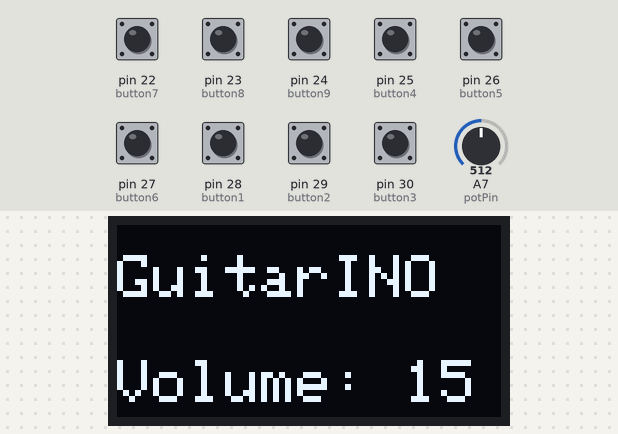
Bench run of a sketch on a simulated Arduino Mega 2560, built with avr-gcc and run on an emulated ATmega2560. Shown: 128×64 one-colour display. The test bench sets the inputs (shaded band); at power-on: pin 22 (button7), pin 23 (button8), pin 24 (button9), pin 25 (button4), pin 26 (button5), pin 27 (button6), pin 28 (button1), pin 29 (button2), pin 30 (button3) HIGH, A7 (potPin) = 512. The audio player accepts every command and is not drawn; what the sketch prints to the serial monitor is not drawn.

Above: at 1.7 s.
1.8 s: pin 24 (button9) pulled LOW for 0.25 s
At 2.3 s:
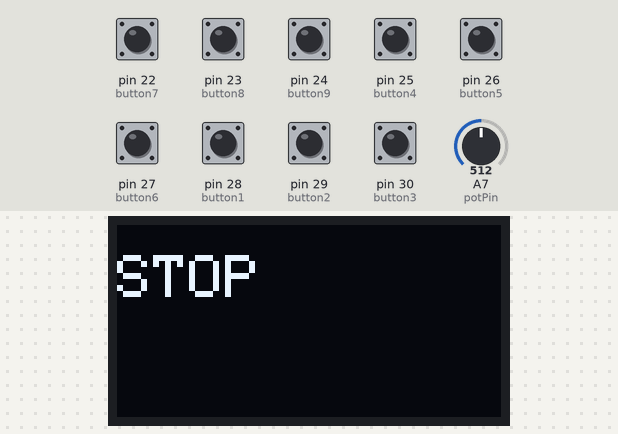
5.0 s: pin 22 (button7) pulled LOW for 0.25 s
At 5.4 s:
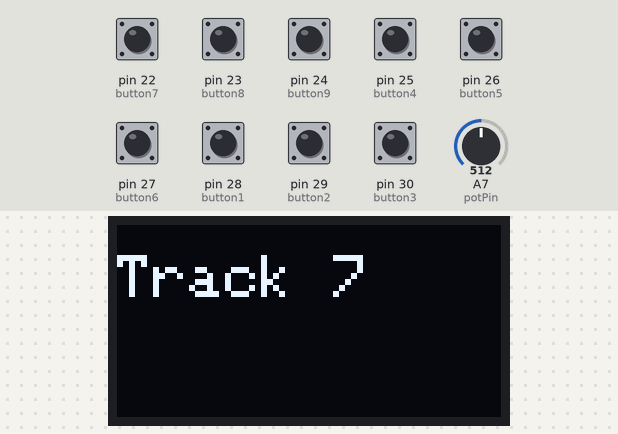
7.0 s: A7 (potPin) set to 716
At 8.4 s:
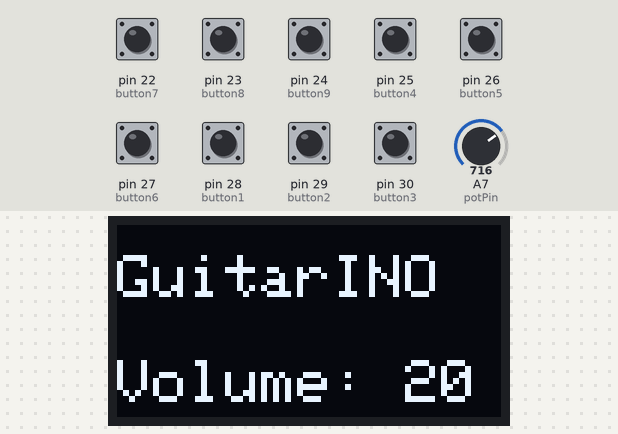
8.7 s: pin 23 (button8) pulled LOW for 0.25 s
At 9.1 s:
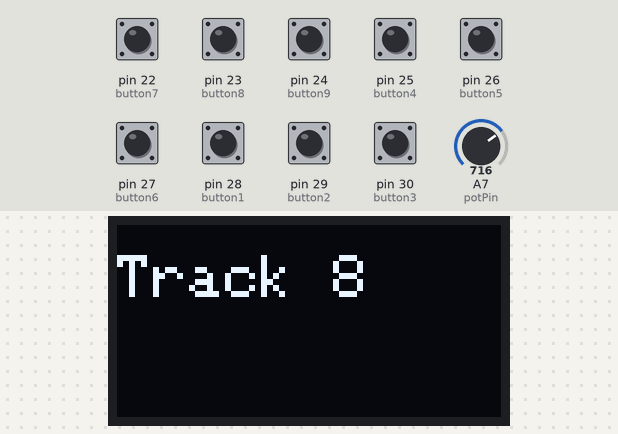
10.7 s: pin 25 (button4) pulled LOW for 0.25 s
At 11.8 s:
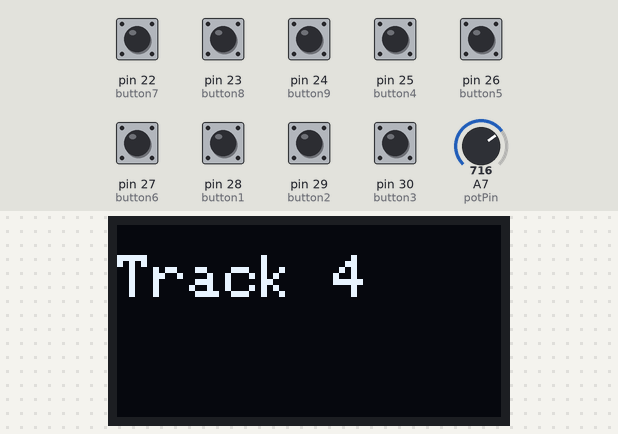
13.4 s: pin 26 (button5) pulled LOW for 0.25 s
At 14.5 s:
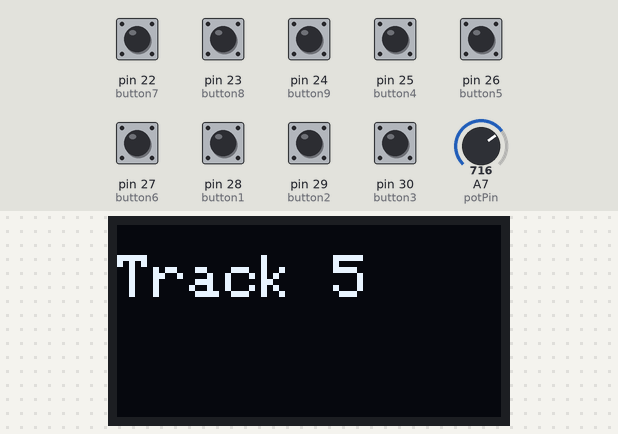
Timing chart, 0 to 16.4 s (numbered marks = the images above; inputs shaded):
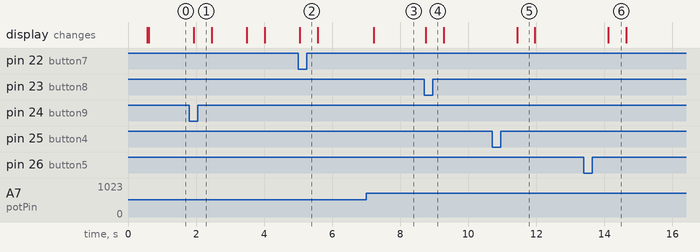

Measured:
- after the input at 1.8 s, the display: changes after 0.14 s (image 1)
- after the input at 5.0 s, the display: changes after 0.05 s (image 2)
- after the input at 7.0 s, the display: changes after 0.22 s (image 3)
- after the input at 8.7 s, the display: changes after 0.05 s (image 4)
- after the input at 10.7 s, the display: changes after 0.73 s (image 5)
- after the input at 13.4 s, the display: changes after 0.72 s (image 6)
- what the display in image 5 shows lasts 0.6 s, from 11.4 s to 12.0 s

The sketch:

atmega2560_df_player.ino
```cpp
#include "Arduino.h"
#include <Wire.h>
#include "DFRobotDFPlayerMini.h"
#include <Adafruit_GFX.h>
#include <Adafruit_SSD1306.h>

#define SCREEN_WIDTH 128
#define SCREEN_HEIGHT 64
#define FPSerial Serial1
DFRobotDFPlayerMini myDFPlayer;

// Define I2C address
#define OLED_ADDRESS 0x3C
#define SCREEN_WIDTH 128
#define SCREEN_HEIGHT 64

Adafruit_SSD1306 display(SCREEN_WIDTH, SCREEN_HEIGHT, &Wire, OLED_ADDRESS);

const int button1 = 28;
const int button2 = 29;
const int button3 = 30;
const int button4 = 25;
const int button5 = 26;
const int button6 = 27;
const int button7 = 22;
const int button8 = 23;
const int button9 = 24;
const int potPin = A7;
int lastValue = 0;     // Variable to store the last stable value
int threshold = 5;     // Threshold to ignore small changes
int volume = 0;


void setup() {
  FPSerial.begin(9600);
  Serial.begin(115200);

  pinMode(button1, INPUT_PULLUP);
  pinMode(button2, INPUT_PULLUP);
  pinMode(button3, INPUT_PULLUP);
  pinMode(button4, INPUT_PULLUP);
  pinMode(button5, INPUT_PULLUP);
  pinMode(button6, INPUT_PULLUP);
  pinMode(button7, INPUT_PULLUP);
  pinMode(button8, INPUT_PULLUP);
  pinMode(button9, INPUT_PULLUP);

  Serial.println();
  Serial.println(F("DFRobot DFPlayer Mini Demo"));
  Serial.println(F("Initializing DFPlayer ... (May take 3~5 seconds)"));

  if (!myDFPlayer.begin(FPSerial, /*isACK = */true, /*doReset = */true)) {  //Use serial to communicate with mp3.
    Serial.println(F("Unable to begin:"));
    Serial.println(F("1.Please recheck the connection!"));
    Serial.println(F("2.Please insert the SD card!"));
    while(true){
      delay(0); // Code to compatible with ESP8266 watch dog.
    }
  }
  Serial.println(F("DFPlayer Mini online."));
  myDFPlayer.volume(volume);  //Set volume value. From 0 to 30

  if(!display.begin(SSD1306_SWITCHCAPVCC, OLED_ADDRESS)) {
    Serial.println(F("SSD1306 allocation failed"));
    for(;;);
  }

  displayVolume(volume);
}
void displayMessage(const char* msg) {
  display.clearDisplay();
  display.setTextColor(1);
  display.setTextSize(2);
  display.setCursor(0, 10);
  display.println(msg);
  display.display();
  delay(500);
  displayVolume(volume);
}

void displayVolume(const int val) {
  display.clearDisplay();
  display.setTextColor(1);
  display.setTextSize(2);
  display.setCursor(0, 10);
  display.println("GuitarINO");
  display.setCursor(0, 45);
  display.println("Volume: " + String(val));
  display.display();
}

void loop() {
  int button1State = digitalRead(button1);
  int button2State = digitalRead(button2);
  int button3State = digitalRead(button3);
  int button4State = digitalRead(button4);
  int button5State = digitalRead(button5);
  int button6State = digitalRead(button6);
  int button7State = digitalRead(button7);
  int button8State = digitalRead(button8);
  int button9State = digitalRead(button9);

  if (button1State == LOW) {
    Serial.println("btn1");
    myDFPlayer.stop();
    delay(200);
    myDFPlayer.enableLoop();
    delay(500);
    myDFPlayer.play(1);
    displayMessage("Track 1");
  }

  if (button2State == LOW) {
    Serial.println("btn2");
    myDFPlayer.stop();
    delay(200);
    myDFPlayer.enableLoop();
    delay(500);
    myDFPlayer.play(2);
    displayMessage("Track 2");
  }

  if (button3State == LOW) {
    Serial.println("btn3");
    myDFPlayer.stop();
    delay(200);
    myDFPlayer.enableLoop();
    delay(500);
    myDFPlayer.play(3);
    displayMessage("Track 3");
  }

  if (button4State == LOW) {
    Serial.println("btn4");
    myDFPlayer.stop();
    delay(500);
    myDFPlayer.play(4);
    displayMessage("Track 4");
  }

  if (button5State == LOW) {
    Serial.println("btn5");
    myDFPlayer.stop();
    delay(500);
    myDFPlayer.play(5);
    displayMessage("Track 5");
  }

  if (button6State == LOW) {
     Serial.println("btn6");
     displayMessage("Track 6");
  }

  if (button7State == LOW) {
     Serial.println("btn7");
     displayMessage("Track 7");
  }

  if (button8State == LOW) {
     Serial.println("btn8");
     displayMessage("Track 8");
  }

  if (button9State == LOW) {
     Serial.println("btn9");
     displayMessage("STOP");
     myDFPlayer.stop();
     delay(1000);
     displayMessage("GuitarINO");
  }

  int potValue = analogRead(potPin); // Read the analog value from the potentiometer
  int diff = abs(potValue - lastValue );  // Calculate the difference

  // Check if the difference is greater than the threshold
  if (diff >= threshold) {

    // Update the last stable value if the change is significant
    lastValue = potValue;

    // Map the potentiometer values to the range 1 to 30
    int mappedValue = map(potValue, 0, 1023, 0, 30);

    volume = mappedValue;

    myDFPlayer.volume(volume);  //Set volume value. From 0 to 30
    displayVolume(volume);
    delay(100);
  }
  delay(200);
}
```
